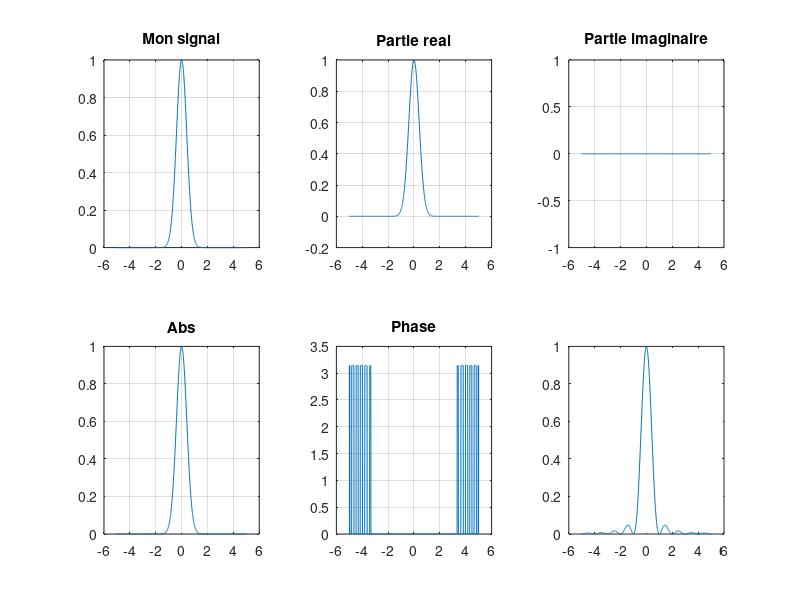

Here is the MATLAB script that generated this plot:
function main()
clear all ;
close all;
hold on ;

tmin=-5;
tmax=5;

pas=0.01;
t=[tmin:pas:tmax];
a=1;

f= monSignal(t);

subplot(2,3,1);
plot(t,f);
title('Mon signal');
grid on;

i=complex(0,1);
F=@(nu)(quad(@(t)(exp(-2.*i.*pi.*nu.*t)).*monSignal(t),-5,5,1e-5));
Y=[];
for nu=t
    Y=[Y,F(nu)];
end

subplot(2,3,2);
plot(t,[real(Y)]);
grid on;
title('Partie real');

subplot(2,3,3);
plot(t,imag(Y));
grid on;
title('Partie imaginaire');

subplot(2,3,4);
plot(t,abs(Y));
grid on;
title('Abs');

subplot(2,3,5);
plot(t,abs(angle(Y)));
grid on;
title('Phase');

subplot(2,3,6);
plot(t,(sinc(t)).^2);

end

function y=monSignal(t)
y=exp(-pi*(t.^2));
end